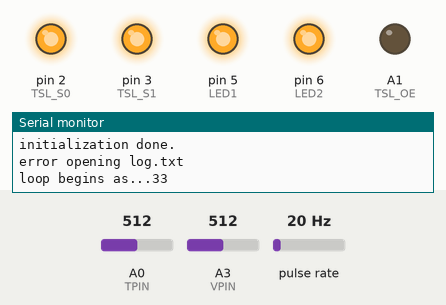
The sketch below on a simulated Arduino Uno, built with avr-gcc and run on an emulated ATmega328P. On the bench: output pins drawn as LEDs (lit = HIGH), the last lines printed to the serial monitor. Wiring (inferred from the names in the program): pulse sensor: data pin 4; DS3231 clock at I2C address 0x68. The inputs (shaded band) are chosen by the test bench; at power-on: A0 (TPIN) = 512, A3 (VPIN) = 512, pulse rate 20 Hz. The local clock reads 2024-03-15 10:24:30 at power-on unless the sketch sets it; storage starts empty.

Above: at 0.1 s.
At 3.0 s:
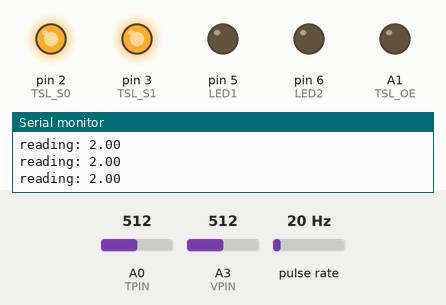
At 23.3 s:
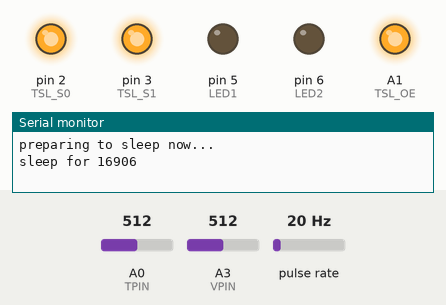
Timing chart, 0 to 24.8 s (numbered marks = the images above):
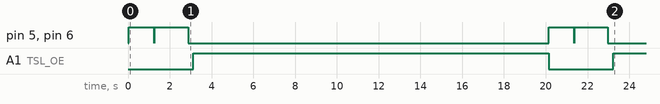

The sketch:

basic-inline-turbidimeter_firmware.ino
```cpp
//#define NO_PORTD_PINCHANGES
//#define NO_PORTC_PINCHANGES
//#include <GSM.h>

#include <avr/interrupt.h>
#include <avr/power.h>
#include <avr/sleep.h>
#include <JeeLib.h>
#include <PinChangeInt.h>
#include <SPI.h>
#include <SD.h>
#include <Wire.h>

#define RUN_CHECK_GND A2
#define RUN_CHECK_VCC  9
#define SLEEP_INDICATOR_OFF_TIME 29000
#define SLEEP_INDICATOR_ON_TIME  1000
#define SLEEP_INDICATOR_LOG_ERROR_ON_TIME  1000
#define SLEEP_INDICATOR_LOG_ERROR_OFF_TIME  5000

#define BAUD_RATE 19200
#define SD_CS   10
#define LED1     5
#define LED2     6

#define READ_TM  200 // milleseconds between frequency calculations
#define DOWN_TIME  20000

#define TSL_OE   A1    // frequency signal from the sensor
#define TSL_S1    3    // S1 and S0 are pins on the TSL230R chip
#define TSL_S0    2
#define TSL_FREQ  4    // frequency signal from the sensor
#define TPIN     A0
#define VPIN     A3
//#define TSL_S3       // frequency signal from the sensor
//#define TSL_S2       // frequency signal from the sensor

#define DIV_R1 10000   // resistance for R1
#define DIV_R2  1000   // resistance for R2

#define SERIAL_DEBUG true
#define RTC_DEBUG false
#define DEBUG_CHECK_CARD_AT_STARTUP true

File myFile;
boolean logfile_error = false;
unsigned long timer, loop_timer, pulse_count;
int scale = 2;
byte byt;
long idx = 0;
float system_voltage = 0.0;
//Sd2Card card;
//SdVolume volume;
//SdFile root;

ISR(WDT_vect) { Sleepy::watchdogEvent(); }  // boilerplate for low-power waiting

void setup() {
  pinMode(RUN_CHECK_GND, OUTPUT);
  digitalWrite(RUN_CHECK_GND, LOW);
  pinMode(RUN_CHECK_VCC, OUTPUT);
  digitalWrite(RUN_CHECK_VCC, LOW);

  pinMode(TPIN, INPUT);
  pinMode(LED1, OUTPUT);
  pinMode(LED2, OUTPUT);
  pinMode(TSL_FREQ, INPUT); // light sensor
  pinMode(TSL_S0, OUTPUT);  // light sensor
  pinMode(TSL_S1, OUTPUT);  // light sensor
//  pinMode(TSL_S2, OUTPUT);  // light source
//  pinMode(TSL_S3, OUTPUT);  // light source
  pinMode(TSL_OE, OUTPUT);  // light source
//  digitalWrite(TSL_S2, HIGH);
//  digitalWrite(TSL_S3, HIGH);
  digitalWrite(TSL_OE, LOW);
  digitalWrite(TSL_S0, HIGH);
  digitalWrite(TSL_S1, HIGH);

  Wire.begin();
  Serial.begin(BAUD_RATE);
  Serial.println("starting...");
  Serial.end();

  // clear /EOSC bit // Sometimes necessary to ensure that the clock  // keeps running on just battery power. Once set, it shouldn't need to be reset but it's a good  // idea to make sure.
  Wire.beginTransmission(0x68); // address DS3231
  Wire.write(0x0E); // select register
  Wire.write(0b00011100); // write register bitmap, bit 7 is /EOSC
  Wire.endTransmission();
  if(RTC_DEBUG){ set_rtc_time(byte(00), byte(8), byte(15), byte(6), byte(17), byte(4), byte(15)); delay(100);}
  char out_ts[30];
  get_rtc_time(out_ts);
  //Serial.print("timestamp: ");
  //Serial.println(out_ts);

  pinMode(SD_CS, OUTPUT);
  //setup_sd();
  Serial.begin(BAUD_RATE);
  if (!SD.begin(SD_CS)) {Serial.println("initialization failed!");}
  else{Serial.println("initialization done.");}
  // re-open the file for reading:
  myFile = SD.open("log.txt");
  if (myFile){
    if(DEBUG_CHECK_CARD_AT_STARTUP) {
      Serial.println("log.txt:");
      while (myFile.available()) {
        //Serial.write(
        myFile.read();
      }
      myFile.close();
    }
  }else{
    Serial.println("error opening log.txt");
    logfile_error = true;
  }
  myFile.close();
  //PCintPort::attachInterrupt(TSL_FREQ, add_pulse, RISING);
}

void add_pulse() {pulse_count++;}

void loop(){
  loop_timer = millis();
  Serial.print("loop begins as...");
  Serial.println(millis());
  char rd_idx[15];
  char out_ts[30];
  char out_data[10];
  get_rtc_time(out_ts);
  sprintf (rd_idx, "%lu", idx);
  take_readings(6, false, false);
  float reading = take_readings(8, true, false);
  //char tmp[10];
  dtostrf(reading,3,3,out_data);
  myFile = SD.open("log.txt", FILE_WRITE);
  if (myFile) {
    float t = read_temperature();
    float v = getVoltageLevel();
    Serial.begin(BAUD_RATE);
    Serial.print("writing to logfile\t");
    Serial.print(t);
    Serial.print(",");
    Serial.print(v);
    Serial.print(",");
    Serial.print(millis());//out_ts);
    Serial.print(",");
    Serial.println(out_data);
    myFile.print(rd_idx);
    myFile.print(",");
    myFile.print(t);
    myFile.print(",");
    myFile.print(v);
    myFile.print(",");
    myFile.print(millis());//out_ts);
    myFile.print(",");
    myFile.println(out_data);
    myFile.close();
    logfile_error = false;
  } else {
    logfile_error = true;
  }
  idx++;

  Serial.println("preparing to sleep now...");
  delay(100);
  digitalWrite(TSL_OE, HIGH);

  //long quiet_time = DOWN_TIME - SLEEP_INDICATOR_OFF_TIME - SLEEP_INDICATOR_ON_TIME;
  //Serial.print("time elapsed...");
  //Serial.println(millis() - loop_timer);
  //Serial.print("msec to delay:");
  //Serial.println((DOWN_TIME - millis() + loop_timer) % (SLEEP_INDICATOR_OFF_TIME + SLEEP_INDICATOR_ON_TIME));
  //Serial.println((quiet_time - millis() + timer) % (SLEEP_INDICATOR_OFF_TIME + SLEEP_INDICATOR_ON_TIME));
  //replace with delay(quiet_time % (SLEEP_INDICATOR_OFF_TIME + SLEEP_INDICATOR_ON_TIME)) to bring (SLEEP_INDICATOR_OFF_TIME + SLEEP_INDICATOR_ON_TIME) to an even divisor of quiet_time
  //then replace the while loop with an (quiet_time / (SLEEP_INDICATOR_OFF_TIME + SLEEP_INDICATOR_ON_TIME)) for loop

  //Serial.end();
  boolean modder = true;
  while(millis() - loop_timer < DOWN_TIME){
    if(modder){
      Serial.print("sleep for ");
      Serial.println((DOWN_TIME - millis() + loop_timer) % (SLEEP_INDICATOR_OFF_TIME + SLEEP_INDICATOR_ON_TIME));
      delay(100);
      Sleepy::loseSomeTime((DOWN_TIME - millis() + loop_timer) % (SLEEP_INDICATOR_OFF_TIME + SLEEP_INDICATOR_ON_TIME));
      modder = false;
    }else{
      if(logfile_error){
        for(int i = 0; i < 3; i++){
          Sleepy::loseSomeTime(SLEEP_INDICATOR_LOG_ERROR_ON_TIME);
          digitalWrite(9, HIGH);
          Sleepy::loseSomeTime(SLEEP_INDICATOR_LOG_ERROR_OFF_TIME);
          digitalWrite(9, LOW);
        }
      }else{
        Serial.print("sleep for ");
        Serial.println(SLEEP_INDICATOR_OFF_TIME + SLEEP_INDICATOR_ON_TIME);
        delay(100);
        Sleepy::loseSomeTime(SLEEP_INDICATOR_OFF_TIME + SLEEP_INDICATOR_ON_TIME);
        //digitalWrite(9, HIGH);
        //Sleepy::loseSomeTime(SLEEP_INDICATOR_ON_TIME);
        //digitalWrite(9, LOW);
      }
    }
  }

  //Serial.begin(BAUD_RATE);
  delay(100);
  Serial.print("waking up now at...");
  Serial.println(millis());
  digitalWrite(TSL_OE, LOW);
}

/****************************************************************************************************/
float getVoltageLevel(){
  analogReference(INTERNAL);
  delay(10);
  float vpin = analogRead(VPIN); //drop the first reading
  delay(100);
  vpin = float(analogRead(VPIN));
  if(SERIAL_DEBUG){
    Serial.print("raw voltage divider value: ");
  }
  float divider_value = float(DIV_R2) / float(DIV_R1+DIV_R2);
  system_voltage = vpin/ 1023.0 * 1.1 / divider_value;
  return system_voltage;
}

float read_temperature(){
  //with 10mV per degree C, and 1100mV for 1024 steps, scaling_factor = 10/(1100/1024) ~ 9.3
  //10.9mV/C, 1024 steps from
  analogReference(DEFAULT);
  delay(5);
  int t = analogRead(TPIN);
  analogReference(INTERNAL);
  delay(5);
  return float(t);
}

float take_readings(int rdgs, boolean printout, boolean dark_counts){
  PCintPort::attachInterrupt(TSL_FREQ, add_pulse, RISING);  delay(5);
  float rd = 0.0, high = 0.0, low = 1000000.0, sum = 0.0, avg = 0.0;
  for(int i = 0; i < rdgs; ++i){
    rd = 0.0;
    if(dark_counts){
      digitalWrite(LED1, LOW);
      digitalWrite(LED2, LOW);
      delay(2);
      timer = millis();
      pulse_count = 0;
      while (timer + READ_TM > millis()){;}
      rd -= pulse_count / scale;
    }
    digitalWrite(LED1, HIGH);
    digitalWrite(LED2, HIGH);
    delay(2);
    timer = millis();
    pulse_count = 0;
    while (timer + READ_TM > millis()){;}
    rd += pulse_count / scale;
    if(rd > high){ high = rd;}
    if(rd < low){low = rd;}
    sum += rd;
    if(printout && SERIAL_DEBUG){
      Serial.print("reading: ");
      Serial.println(rd);
    }
  }
  digitalWrite(LED1, LOW);
  digitalWrite(LED2, LOW);
  avg = 0.0;
  if(rdgs > 2){
    sum -= high + low;
    avg = sum / (rdgs - 2);
  }else{
    avg = sum / rdgs;
  }
  detachInterrupt(TSL_FREQ);
  delay(5);
  /*if(printout && SERIAL_DEBUG){
    Serial.print("average: ");
    Serial.println(avg);
    Serial.println();
    delay(100);
  }*/
  return avg;
}

void get_rtc_time(char *buffer){
  // send request to receive data starting at register 0
  Wire.beginTransmission(0x68); // 0x68 is DS3231 device address
  Wire.write((byte)0); // start at register 0
  Wire.endTransmission();
  Wire.requestFrom(0x68, 7); // request info
  while(Wire.available())  {
    int seconds = Wire.read(); // get seconds
    int minutes = Wire.read(); // get minutes
    int hours = bcdToDec(Wire.read() & 0b111111);//Wire.read();   // get hours
    int dotw = bcdToDec(Wire.read());
    int dotm = bcdToDec(Wire.read());
    int mnth = bcdToDec(Wire.read());
    int yr = bcdToDec(Wire.read());
    //hours = //(((hours & 0b00100000)>>5)*20 + ((hours & 0b00010000)>>4)*10 + (hours & 0b00001111)); // convert BCD to decimal (assume 24 hour mode)
    seconds = (((seconds & 0b11110000)>>4)*10 + (seconds & 0b00001111)); // convert BCD to decimal
    minutes = (((minutes & 0b11110000)>>4)*10 + (minutes & 0b00001111)); // convert BCD to decimal
    yr += 2000;

    if(seconds >= 10 && minutes >= 10){sprintf(buffer, "%d/%d/%d %d:%d:%d", yr, mnth, dotm, hours, minutes, seconds);}
    if(seconds >= 10 && minutes < 10){sprintf(buffer, "%d/%d/%d %d:0%d:%d", yr, mnth, dotm, hours, minutes, seconds);}
    if(seconds < 10 && minutes < 10){sprintf(buffer, "%d/%d/%d %d:0%d:0%d", yr, mnth, dotm, hours, minutes, seconds);}
    if(seconds < 10 && minutes >= 10){sprintf(buffer, "%d/%d/%d %d:%d:0%d", yr, mnth, dotm, hours, minutes, seconds);}
    //s += 2000 + yr;    s += "/" + mnth;     s += "/" + dotm;    s += " " + hours;     s += ":" + minutes;     s += ":" + seconds;
  }
}

//set the time on the DS3231M
void set_rtc_time(byte seconds, byte minutes, byte hours, byte dotw, byte dotm, byte mnth, byte yr){  // sets time and date data to DS3231
  Wire.beginTransmission(0x68);
  Wire.write(0); // set next input to start at the seconds register
  Wire.write(decToBcd(seconds)); // set seconds
  Wire.write(decToBcd(minutes)); // set minutes
  Wire.write(decToBcd(hours)); // set hours
  Wire.write(decToBcd(dotm)); // set day of week (1=Sunday, 7=Saturday)
  Wire.write(decToBcd(dotm)); // set date (1 to 31)
  Wire.write(decToBcd(mnth)); // set month
  Wire.write(decToBcd(yr)); // set year (0 to 99)
  Wire.endTransmission();
}

// Convert binary coded decimal to normal decimal numbers
byte bcdToDec(byte val)  {return ( (val/16*10) + (val%16) );}

//opposite of bcdToDec
byte decToBcd(byte val){return( (val/10*16) + (val%10) );}
```

Measured:
- by itself, A1 (TSL_OE): LOW → HIGH at 3.1 s, → LOW 17.0 s later, → HIGH 3.1 s later
